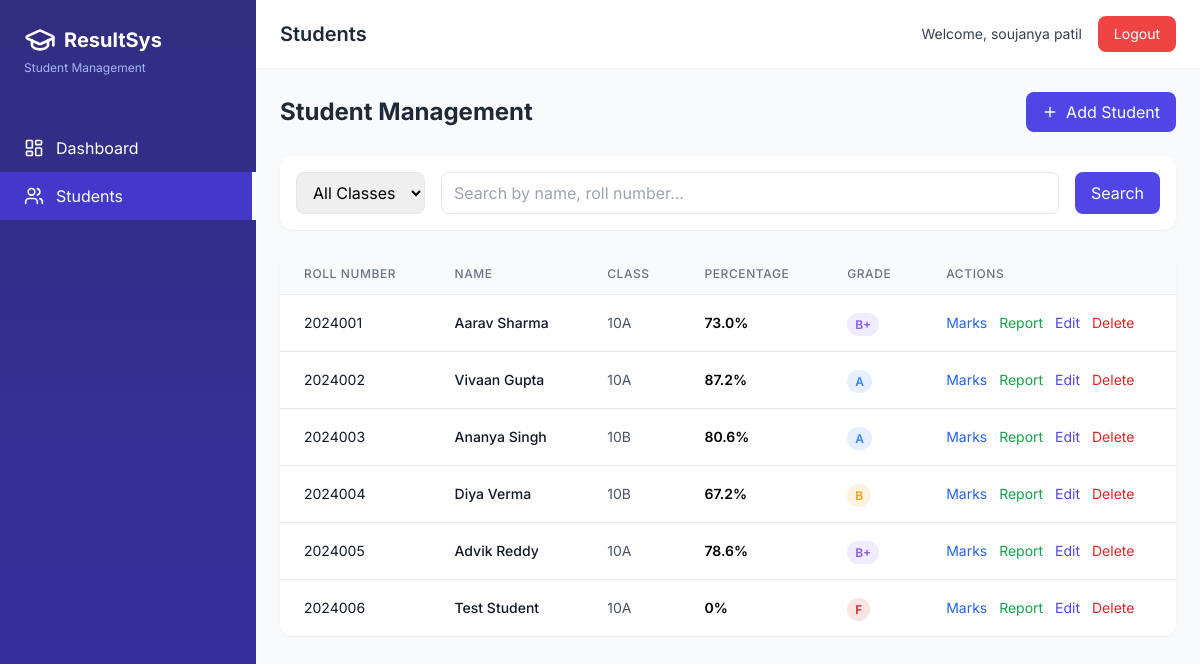
The app's page /students (signed in) with its own data.
### models.py (models this page shows, shortened)
class Student(db.Model):
    __tablename__ = 'students'
    id = db.Column(db.Integer, primary_key=True)
    roll_number = db.Column(db.String(20), unique=True, nullable=False)
    name = db.Column(db.String(100), nullable=False)
    class_name = db.Column(db.String(20), nullable=False)
    parent_contact = db.Column(db.String(15))
    email = db.Column(db.String(100))
    admission_year = db.Column(db.Integer)
    created_at = db.Column(db.DateTime, default=datetime.utcnow)
    results = db.relationship('Result', backref='student', lazy=True, cascade='all, delete-orphan')
    def get_percentage(self):
        if not self.results:
            return 0
        total_obtained = sum(r.marks_obtained for r in self.results)
        total_possible = sum(r.total_marks for r in self.results)
        return round((total_obtained / total_possible) * 100, 2) if total_possible > 0 else 0
    def get_grade(self):
        percentage = self.get_percentage()
        if percentage >= 90:
            return ('A+', '#10b981', 'Outstanding')
        elif percentage >= 80:
            return ('A', '#3b82f6', 'Excellent')
        elif percentage >= 70:
            return ('B+', '#8b5cf6', 'Very Good')
        elif percentage >= 60:
            return ('B', '#f59e0b', 'Good')
        elif percentage >= 50:
            return ('C', '#f97316', 'Average')
        elif percentage >= 40:
            return ('D', '#ef4444', 'Pass')
        else:
            return ('F', '#dc2626', 'Fail')

class Result(db.Model):
    __tablename__ = 'results'
    id = db.Column(db.Integer, primary_key=True)
    student_id = db.Column(db.Integer, db.ForeignKey('students.id'), nullable=False)
    subject_id = db.Column(db.Integer, db.ForeignKey('subjects.id'), nullable=False)
    marks_obtained = db.Column(db.Float, nullable=False)
    total_marks = db.Column(db.Integer, default=100)
    exam_type = db.Column(db.String(20), default='Final Exam')
    created_at = db.Column(db.DateTime, default=datetime.utcnow)
    __table_args__ = (
        db.UniqueConstraint('student_id', 'subject_id', name='unique_student_subject'),
    )

### app.py (the view)
@app.route('/students')
@login_required
def students_list():
    students = Student.query.all()
    classes = db.session.query(Student.class_name).distinct().all()
    return render_template('students.html', students=students, classes=[c[0] for c in classes if c[0]])

### app.py (called while the page is built)
def login_required(f):
    @wraps(f)
    def decorated_function(*args, **kwargs):
        if 'user_id' not in session:
            flash('Please login first', 'error')
            return redirect(url_for('login'))
        return f(*args, **kwargs)
    return decorated_function

### templates/students.html (shortened to what this page needs)
{% extends "base.html" %}
{% block title %}Students{% endblock %}
{% block content %}
<div class="flex justify-between items-center mb-6">
    <h2 class="text-2xl font-bold text-gray-800">Student Management</h2>
    <a href="{{ url_for('add_student') }}" class="bg-indigo-600 hover:bg-indigo-700 text-white px-4 py-2 rounded-lg flex items-center space-x-2 transition-all">
        <i data-lucide="plus" class="w-4 h-4"></i>
        <span>Add Student</span>
    </a>
</div>
<div class="bg-white rounded-xl shadow-sm p-4 mb-6">
    <div class="flex space-x-4">
        <select id="classFilter" class="px-3 py-2 border rounded-lg focus:outline-none focus:ring-2 focus:ring-indigo-500">
            <option value="">All Classes</option>
        </select>
        <input type="text" id="searchInput" placeholder="Search by name, roll number..." class="flex-1 px-3 py-2 border rounded-lg focus:outline-none focus:ring-2 focus:ring-indigo-500">
        <button onclick="applyFilters()" class="bg-indigo-600 text-white px-4 py-2 rounded-lg hover:bg-indigo-700">Search</button>
    </div>
</div>
<div class="bg-white rounded-xl shadow-sm overflow-hidden">
    <table class="w-full">
        <thead class="bg-gray-50 border-b">
            <tr>
                <th class="px-6 py-3 text-left text-xs font-medium text-gray-500 uppercase tracking-wider">Roll Number</th>
                <th class="px-6 py-3 text-left text-xs font-medium text-gray-500 uppercase tracking-wider">Name</th>
                <th class="px-6 py-3 text-left text-xs font-medium text-gray-500 uppercase tracking-wider">Class</th>
                <th class="px-6 py-3 text-left text-xs font-medium text-gray-500 uppercase tracking-wider">Percentage</th>
                <th class="px-6 py-3 text-left text-xs font-medium text-gray-500 uppercase tracking-wider">Grade</th>
                <th class="px-6 py-3 text-left text-xs font-medium text-gray-500 uppercase tracking-wider">Actions</th>
            </tr>
        </thead>
        <tbody class="divide-y divide-gray-200">
            {% for student in students %}
            <tr class="hover:bg-gray-50 transition-all">
                <td class="px-6 py-4 text-sm text-gray-900">{{ student.roll_number }}</td>
                <td class="px-6 py-4 text-sm font-medium text-gray-900">{{ student.name }}</td>
                <td class="px-6 py-4 text-sm text-gray-600">{{ student.class_name }}</td>
                <td class="px-6 py-4 text-sm font-semibold">{{ student.get_percentage() }}%</td>
                <td class="px-6 py-4">
                    <span class="px-2 py-1 text-xs font-semibold rounded-full" style="background: {{ student.get_grade()[1] }}20; color: {{ student.get_grade()[1] }}">
                        {{ student.get_grade()[0] }}
                    </span>
                </td>
                <td class="px-6 py-4 text-sm space-x-2">
                    <a href="{{ url_for('view_results', student_id=student.id) }}" class="text-blue-600 hover:text-blue-800">Marks</a>
                    <a href="{{ url_for('report_card', student_id=student.id) }}" class="text-green-600 hover:text-green-800">Report</a>
                    <a href="{{ url_for('edit_student', id=student.id) }}" class="text-indigo-600 hover:text-indigo-800">Edit</a>
                    <a href="{{ url_for('delete_student', id=student.id) }}" class="text-red-600 hover:text-red-800" onclick="return confirm('Delete this student?')">Delete</a>
                </td>
            </tr>
            {% endfor %}
        </tbody>
    </table>
</div>
{% endblock %}

### templates/base.html (style rules this page uses)
body { font-family: 'Inter', sans-serif; }
.transition-all { transition: all 0.3s ease; }

### records on screen
Student: roll_number "2024001", name "Aarav Sharma", class_name "10A", get_percentage "73.0", total_marks "B+"
Student: roll_number "2024002", name "Vivaan Gupta", class_name "10A", get_percentage "87.2", total_marks "A"
Student: roll_number "2024003", name "Ananya Singh", class_name "10B", get_percentage "80.6", total_marks "A"
Student: roll_number "2024004", name "Diya Verma", class_name "10B", get_percentage "67.2", total_marks "B"
Student: roll_number "2024005", name "Advik Reddy", class_name "10A", get_percentage "78.6", total_marks "B+"
Student: roll_number "2024006", name "Test Student", class_name "10A", get_percentage "0", student "F"

### other values on screen
{{ session.get('username', 'User') }} "soujanya patil"
